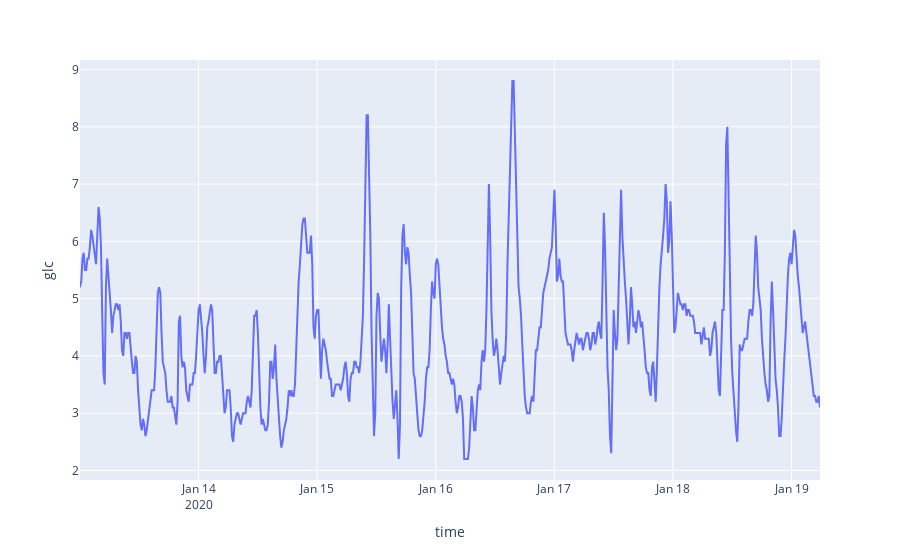

Notebook code for this chart:
### Code cell
fig

### Figure 1 — Plotly figure (JSON) as saved in the notebook; plotly's stock layout.template omitted (floating-point values rounded to 4 significant figures; data arrays with more than 128 entries replaced by an {"elided": "..."} marker saying what was removed)
{"data": [{"hovertemplate": "time=%{x}<br>glc=%{y}<extra></extra>", "legendgroup": "", "line": {"color": "#636efa", "dash": "solid"}, "marker": {"symbol": "circle"}, "mode": "lines", "name": "", "orientation": "v", "showlegend": false, "type": "scatter", "x": {"elided": "600 str values"}, "xaxis": "x", "y": {"elided": "600 float values"}, "yaxis": "y"}], "layout": {"legend": {"tracegroupgap": 0}, "margin": {"t": 60}, "xaxis": {"anchor": "y", "domain": [0, 1], "title": {"text": "time"}}, "yaxis": {"anchor": "x", "domain": [0, 1], "title": {"text": "glc"}}}}
